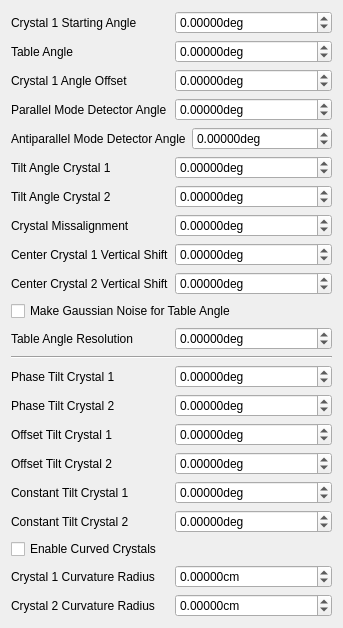
           <widget class="QWidget" name="scrollAreaWidgetContents_3">
            <property name="geometry">
             <rect>
              <x>0</x>
              <y>-395</y>
              <width>343</width>
              <height>611</height>
             </rect>
            </property>
            <layout class="QVBoxLayout" name="verticalLayout_7">
             <item>
              <layout class="QHBoxLayout" name="horizontalLayout_28">
               <item>
                <widget class="QLabel" name="sg_label_24">
                 <property name="text">
                  <string>Crystal 1 Starting Angle</string>
                 </property>
                </widget>
               </item>
               <item>
                <widget class="QDoubleSpinBox" name="src_aprt_22">
                 <property name="suffix">
                  <string>deg</string>
                 </property>
                 <property name="decimals">
                  <number>5</number>
                 </property>
                 <property name="minimum">
                  <double>-9999.000000000000000</double>
                 </property>
                 <property name="maximum">
                  <double>9999.000000000000000</double>
                 </property>
                </widget>
               </item>
              </layout>
             </item>
             <item>
              <layout class="QHBoxLayout" name="horizontalLayout_29">
               <item>
                <widget class="QLabel" name="sg_label_25">
                 <property name="text">
                  <string>Table Angle</string>
                 </property>
                </widget>
               </item>
               <item>
                <widget class="QDoubleSpinBox" name="src_aprt_23">
                 <property name="suffix">
                  <string>deg</string>
                 </property>
                 <property name="decimals">
                  <number>5</number>
                 </property>
                 <property name="minimum">
                  <double>-9999.000000000000000</double>
                 </property>
                 <property name="maximum">
                  <double>9999.000000000000000</double>
                 </property>
                </widget>
               </item>
              </layout>
             </item>
             <item>
              <layout class="QHBoxLayout" name="horizontalLayout_30">
               <item>
                <widget class="QLabel" name="sg_label_26">
                 <property name="text">
                  <string>Crystal 1 Angle Offset</string>
                 </property>
                </widget>
               </item>
               <item>
                <widget class="QDoubleSpinBox" name="src_aprt_24">
                 <property name="suffix">
                  <string>deg</string>
                 </property>
                 <property name="decimals">
                  <number>5</number>
                 </property>
                 <property name="minimum">
                  <double>-9999.000000000000000</double>
                 </property>
                 <property name="maximum">
                  <double>9999.000000000000000</double>
                 </property>
                </widget>
               </item>
              </layout>
             </item>
             <item>
              <layout class="QHBoxLayout" name="horizontalLayout_31">
               <item>
                <widget class="QLabel" name="sg_label_27">
                 <property name="text">
                  <string>Parallel Mode Detector Angle</string>
                 </property>
                </widget>
               </item>
               <item>
                <widget class="QDoubleSpinBox" name="src_aprt_25">
                 <property name="suffix">
                  <string>deg</string>
                 </property>
                 <property name="decimals">
                  <number>5</number>
                 </property>
                 <property name="minimum">
                  <double>-9999.000000000000000</double>
                 </property>
                 <property name="maximum">
                  <double>9999.000000000000000</double>
                 </property>
                </widget>
               </item>
              </layout>
             </item>
             <item>
              <layout class="QHBoxLayout" name="horizontalLayout_32">
               <item>
                <widget class="QLabel" name="sg_label_28">
                 <property name="text">
                  <string>Antiparallel Mode Detector Angle</string>
                 </property>
                </widget>
               </item>
               <item>
                <widget class="QDoubleSpinBox" name="src_aprt_26">
                 <property name="suffix">
                  <string>deg</string>
                 </property>
                 <property name="decimals">
                  <number>5</number>
                 </property>
                 <property name="minimum">
                  <double>-9999.000000000000000</double>
                 </property>
                 <property name="maximum">
                  <double>9999.000000000000000</double>
                 </property>
                </widget>
               </item>
              </layout>
             </item>
             <item>
              <layout class="QHBoxLayout" name="horizontalLayout_33">
               <item>
                <widget class="QLabel" name="sg_label_29">
                 <property name="text">
                  <string>Tilt Angle Crystal 1</string>
                 </property>
                </widget>
               </item>
               <item>
                <widget class="QDoubleSpinBox" name="src_aprt_27">
                 <property name="suffix">
                  <string>deg</string>
                 </property>
                 <property name="decimals">
                  <number>5</number>
                 </property>
                 <property name="minimum">
                  <double>-9999.000000000000000</double>
                 </property>
                 <property name="maximum">
                  <double>9999.000000000000000</double>
                 </property>
                </widget>
               </item>
              </layout>
             </item>
             <item>
              <layout class="QHBoxLayout" name="horizontalLayout_35">
               <item>
                <widget class="QLabel" name="sg_label_31">
                 <property name="text">
                  <string>Tilt Angle Crystal 2</string>
                 </property>
                </widget>
               </item>
               <item>
                <widget class="QDoubleSpinBox" name="src_aprt_29">
                 <property name="suffix">
                  <string>deg</string>
                 </property>
                 <property name="decimals">
                  <number>5</number>
                 </property>
                 <property name="minimum">
                  <double>-9999.000000000000000</double>
                 </property>
                 <property name="maximum">
                  <double>9999.000000000000000</double>
                 </property>
                </widget>
               </item>
              </layout>
             </item>
             <item>
              <layout class="QHBoxLayout" name="horizontalLayout_36">
               <item>
                <widget class="QLabel" name="sg_label_32">
                 <property name="text">
                  <string>Crystal Missalignment</string>
                 </property>
                </widget>
               </item>
               <item>
                <widget class="QDoubleSpinBox" name="src_aprt_30">
                 <property name="suffix">
                  <string>deg</string>
                 </property>
                 <property name="decimals">
                  <number>5</number>
                 </property>
                 <property name="minimum">
                  <double>-9999.000000000000000</double>
                 </property>
                 <property name="maximum">
                  <double>9999.000000000000000</double>
                 </property>
                </widget>
               </item>
              </layout>
             </item>
             <item>
              <layout class="QHBoxLayout" name="horizontalLayout_37">
               <item>
                <widget class="QLabel" name="sg_label_33">
                 <property name="text">
                  <string>Center Crystal 1 Vertical Shift</string>
                 </property>
                </widget>
               </item>
               <item>
                <widget class="QDoubleSpinBox" name="src_aprt_31">
                 <property name="suffix">
                  <string>deg</string>
                 </property>
                 <property name="decimals">
                  <number>5</number>
                 </property>
                 <property name="minimum">
                  <double>-9999.000000000000000</double>
                 </property>
                 <property name="maximum">
                  <double>9999.000000000000000</double>
                 </property>
                </widget>
               </item>
              </layout>
             </item>
             <item>
              <layout class="QHBoxLayout" name="horizontalLayout_38">
               <item>
                <widget class="QLabel" name="sg_label_34">
                 <property name="text">
                  <string>Center Crystal 2 Vertical Shift</string>
                 </property>
                </widget>
               </item>
               <item>
                <widget class="QDoubleSpinBox" name="src_aprt_32">
                 <property name="suffix">
                  <string>deg</string>
                 </property>
                 <property name="decimals">
                  <number>5</number>
                 </property>
                 <property name="minimum">
                  <double>-9999.000000000000000</double>
                 </property>
                 <property name="maximum">
                  <double>9999.000000000000000</double>
                 </property>
                </widget>
               </item>
              </layout>
             </item>
             <item>
              <widget class="QCheckBox" name="make_img_plates_7">
               <property name="text">
                <string>Make Gaussian Noise for Table Angle</string>
               </property>
              </widget>
             </item>
             <item>
              <layout class="QHBoxLayout" name="horizontalLayout_45">
               <item>
                <widget class="QLabel" name="sg_label_41">
                 <property name="text">
                  <string>Table Angle Resolution</string>
                 </property>
                </widget>
               </item>
               <item>
                <widget class="QDoubleSpinBox" name="src_aprt_39">
                 <property name="suffix">
                  <string>deg</string>
                 </property>
                 <property name="decimals">
                  <number>5</number>
                 </property>
                 <property name="minimum">
                  <double>-9999.000000000000000</double>
                 </property>
                 <property name="maximum">
                  <double>9999.000000000000000</double>
                 </property>
                </widget>
               </item>
              </layout>
             </item>
             <item>
              <widget class="Line" name="line">
               <property name="orientation">
                <enum>Qt::Horizontal</enum>
               </property>
              </widget>
             </item>
             <item>
              <layout class="QHBoxLayout" name="horizontalLayout_39">
               <item>
                <widget class="QLabel" name="sg_label_35">
                 <property name="text">
                  <string>Phase Tilt Crystal 1</string>
                 </property>
                </widget>
               </item>
               <item>
                <widget class="QDoubleSpinBox" name="src_aprt_33">
                 <property name="suffix">
                  <string>deg</string>
                 </property>
                 <property name="decimals">
                  <number>5</number>
                 </property>
                 <property name="minimum">
                  <double>-9999.000000000000000</double>
                 </property>
                 <property name="maximum">
                  <double>9999.000000000000000</double>
                 </property>
                </widget>
               </item>
              </layout>
             </item>
             <item>
              <layout class="QHBoxLayout" name="horizontalLayout_40">
               <item>
                <widget class="QLabel" name="sg_label_36">
                 <property name="text">
                  <string>Phase Tilt Crystal 2</string>
                 </property>
                </widget>
               </item>
               <item>
                <widget class="QDoubleSpinBox" name="src_aprt_34">
                 <property name="suffix">
                  <string>deg</string>
                 </property>
                 <property name="decimals">
                  <number>5</number>
                 </property>
                 <property name="minimum">
                  <double>-9999.000000000000000</double>
                 </property>
                 <property name="maximum">
                  <double>9999.000000000000000</double>
                 </property>
                </widget>
               </item>
              </layout>
             </item>
             <item>
              <layout class="QHBoxLayout" name="horizontalLayout_41">
               <item>
                <widget class="QLabel" name="sg_label_37">
                 <property name="text">
                  <string>Offset Tilt Crystal 1</string>
                 </property>
                </widget>
               </item>
               <item>
                <widget class="QDoubleSpinBox" name="src_aprt_35">
                 <property name="suffix">
                  <string>deg</string>
                 </property>
                 <property name="decimals">
                  <number>5</number>
                 </property>
                 <property name="minimum">
                  <double>-9999.000000000000000</double>
                 </property>
                 <property name="maximum">
                  <double>9999.000000000000000</double>
                 </property>
                </widget>
               </item>
              </layout>
             </item>
             <item>
              <layout class="QHBoxLayout" name="horizontalLayout_42">
               <item>
                <widget class="QLabel" name="sg_label_38">
                 <property name="text">
                  <string>Offset Tilt Crystal 2</string>
                 </property>
                </widget>
               </item>
               <item>
                <widget class="QDoubleSpinBox" name="src_aprt_36">
                 <property name="suffix">
                  <string>deg</string>
                 </property>
                 <property name="decimals">
                  <number>5</number>
                 </property>
                 <property name="minimum">
                  <double>-9999.000000000000000</double>
                 </property>
                 <property name="maximum">
                  <double>9999.000000000000000</double>
                 </property>
                </widget>
               </item>
              </layout>
             </item>
             <item>
              <layout class="QHBoxLayout" name="horizontalLayout_43">
               <item>
                <widget class="QLabel" name="sg_label_39">
                 <property name="text">
                  <string>Constant Tilt Crystal 1</string>
                 </property>
                </widget>
               </item>
               <item>
                <widget class="QDoubleSpinBox" name="src_aprt_37">
                 <property name="suffix">
                  <string>deg</string>
                 </property>
                 <property name="decimals">
                  <number>5</number>
                 </property>
                 <property name="minimum">
                  <double>-9999.000000000000000</double>
                 </property>
                 <property name="maximum">
                  <double>9999.000000000000000</double>
                 </property>
                </widget>
               </item>
              </layout>
             </item>
             <item>
              <layout class="QHBoxLayout" name="horizontalLayout_44">
               <item>
                <widget class="QLabel" name="sg_label_40">
                 <property name="text">
                  <string>Constant Tilt Crystal 2</string>
                 </property>
                </widget>
               </item>
               <item>
                <widget class="QDoubleSpinBox" name="src_aprt_38">
                 <property name="suffix">
                  <string>deg</string>
                 </property>
                 <property name="decimals">
                  <number>5</number>
                 </property>
                 <property name="minimum">
                  <double>-9999.000000000000000</double>
                 </property>
                 <property name="maximum">
                  <double>9999.000000000000000</double>
                 </property>
                </widget>
               </item>
              </layout>
             </item>
             <item>
              <widget class="QCheckBox" name="make_img_plates_6">
               <property name="text">
                <string>Enable Curved Crystals</string>
               </property>
              </widget>
             </item>
             <item>
              <layout class="QHBoxLayout" name="horizontalLayout_64">
               <item>
                <widget class="QLabel" name="sg_label_60">
                 <property name="text">
                  <string>Crystal 1 Curvature Radius</string>
                 </property>
                </widget>
               </item>
               <item>
                <widget class="QDoubleSpinBox" name="src_aprt_53">
                 <property name="suffix">
                  <string>cm</string>
                 </property>
                 <property name="decimals">
                  <number>5</number>
                 </property>
                 <property name="minimum">
                  <double>-9999.000000000000000</double>
                 </property>
                 <property name="maximum">
                  <double>9999.000000000000000</double>
                 </property>
                </widget>
               </item>
              </layout>
             </item>
             <item>
              <layout class="QHBoxLayout" name="horizontalLayout_65">
               <item>
                <widget class="QLabel" name="sg_label_61">
                 <property name="text">
                  <string>Crystal 2 Curvature Radius</string>
                 </property>
                </widget>
               </item>
               <item>
                <widget class="QDoubleSpinBox" name="src_aprt_54">
                 <property name="suffix">
                  <string>cm</string>
                 </property>
                 <property name="decimals">
                  <number>5</number>
                 </property>
                 <property name="minimum">
                  <double>-9999.000000000000000</double>
                 </property>
                 <property name="maximum">
                  <double>9999.000000000000000</double>
                 </property>
                </widget>
               </item>
              </layout>
             </item>
             <item>
              <spacer name="verticalSpacer_8">
               <property name="orientation">
                <enum>Qt::Vertical</enum>
               </property>
               <property name="sizeHint" stdset="0">
                <size>
                 <width>20</width>
                 <height>40</height>
                </size>
               </property>
              </spacer>
             </item>
             <item>
              <spacer name="verticalSpacer_4">
               <property name="orientation">
                <enum>Qt::Vertical</enum>
               </property>
               <property name="sizeHint" stdset="0">
                <size>
                 <width>20</width>
                 <height>40</height>
                </size>
               </property>
              </spacer>
             </item>
            </layout>
           </widget>
